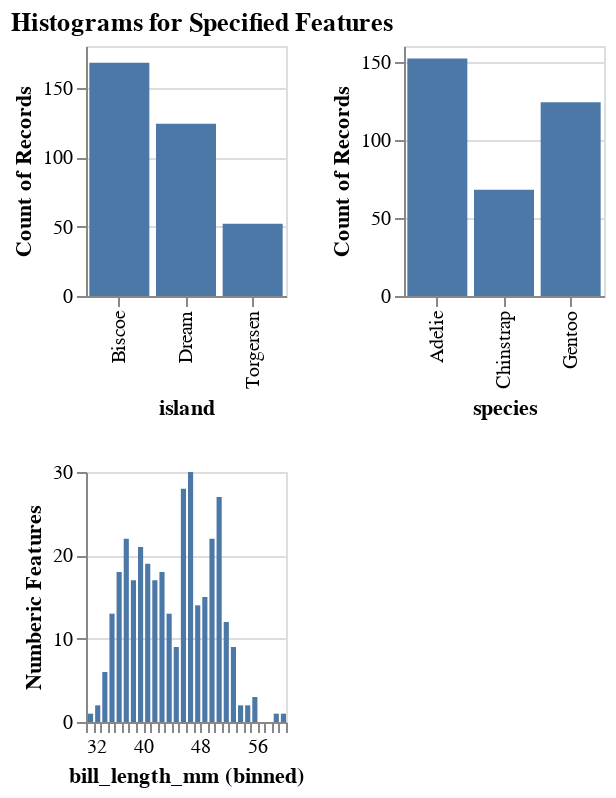

The cell this chart's notebook holds for it:
### Markdown cell above
## Plot Histograms
To generate histograms and bar plots for your data, import the `plot_histograms` function from the module `snapedautility.plot_histograms`.

### Code cell
from snapedautility.plot_histograms import plot_histograms
plot_histograms(df, ["species", "bill_length_mm", "island"], 100, 100)

### Figure 1 — Vega-Lite specification as saved in the notebook (floating-point values rounded to 4 significant figures; data arrays with more than 128 entries replaced by an {"elided": "..."} marker saying what was removed)
{"config": {"view": {"continuousWidth": 400, "continuousHeight": 300}}, "vconcat": [{"repeat": ["island", "species"], "spec": {"data": {"name": "data-d00e1631cca48c544438d30d2b470e8a"}, "mark": "bar", "encoding": {"x": {"field": {"repeat": "repeat"}, "type": "nominal"}, "y": {"aggregate": "count", "title": "Count of Records", "type": "quantitative"}}, "height": 125, "width": 100}, "columns": 100}, {"repeat": ["bill_length_mm"], "spec": {"data": {"name": "data-d00e1631cca48c544438d30d2b470e8a"}, "mark": "bar", "encoding": {"x": {"bin": {"maxbins": 30}, "field": {"repeat": "repeat"}, "type": "quantitative"}, "y": {"aggregate": "count", "title": "Numberic Features", "type": "quantitative"}}, "height": 125, "width": 100}, "columns": 100}], "title": "Histograms for Specified Features", "$schema": "https://vega.github.io/schema/vega-lite/v4.17.0.json", "datasets": {"data-d00e1631cca48c544438d30d2b470e8a": {"elided": "344 records"}}}
